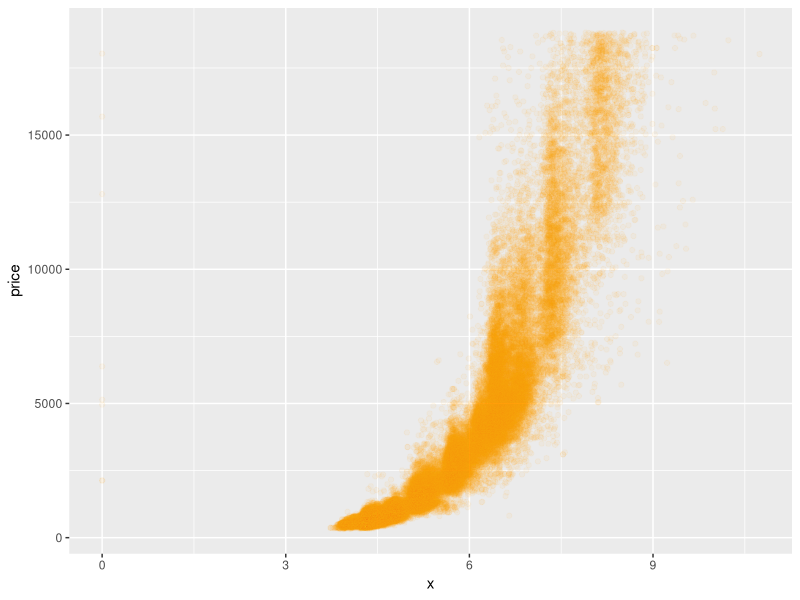
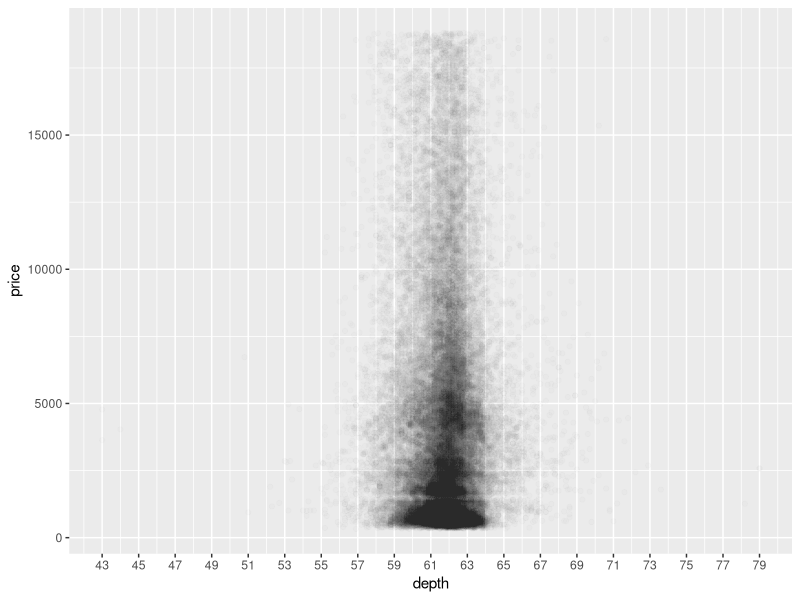

Reproduce these figures in R, in order. (Note: this script raises an error after producing the figures.)
## ---- chunk 1
# In this problem set, you'll continue
# to explore the diamonds data set.

# Your first task is to create a
# scatterplot of price vs x.
# using the ggplot syntax.

library(ggplot2)
data(diamonds)

ggplot(diamonds, aes(x, price)) +
  geom_point(alpha = 0.05, color = 'orange')

ggplot(data = diamonds, aes(x = depth, y = price)) + 
  geom_point(alpha = 0.01) +
  scale_x_continuous(breaks = seq(43,79,2))
## ---- chunk 2
# Create a scatterplot of price vs carat
# and omit the top 1% of price and carat
# values.

q_price = quantile(diamonds$price, probs = 0.99)
q_carat = quantile(diamonds$carat, probs = 0.99)

ggplot(subset(diamonds, price < q_price && carat < q_carat), aes(carat, price)) +
  geom_point(alpha = 0.01)

## ---- chunk 3
diamonds$volume <- diamonds$x * diamonds$y * diamonds$z

ggplot(diamonds, aes(volume, price)) +
    geom_point()

## ---- chunk 4
diamond.valid_volume <- subset(diamonds, diamonds$volume > 0 & diamonds$volume < 800)

cor(diamond.valid_volume$volume, diamond.valid_volume$price)
cor(diamonds$volume, diamonds$price)

ggplot(diamond.valid_volume, aes(volume, price)) + 
  geom_point(alpha = 0.01) +
  stat_smooth(method = 'lm', formula = y~x, size =1)


## ---- chunk 5
# Use the function dplyr package
# to create a new data frame containing
# info on diamonds by clarity.

# Name the data frame diamondsByClarity

# The data frame should contain the following
# variables in this order.

#       (1) mean_price
#       (2) median_price
#       (3) min_price
#       (4) max_price
#       (5) n

# where n is the number of diamonds in each
# level of clarity.

library(dplyr)
diamondsByClarity <- diamonds %>% 
                      group_by(clarity) %>% 
                      summarise(mean_price = mean(price), 
                                median_price = median(price),
                                min_price = min(price),
                                max_price = max(price),
                                n = n())

## ---- chunk 6
# We’ve created summary data frames with the mean price
# by clarity and color. You can run the code in R to
# verify what data is in the variables diamonds_mp_by_clarity
# and diamonds_mp_by_color.

# Your task is to write additional code to create two bar plots
# on one output image using the grid.arrange() function from the package
# gridExtra.

diamonds_by_clarity <- group_by(diamonds, clarity)
diamonds_mp_by_clarity <- summarise(diamonds_by_clarity, mean_price = mean(price))

diamonds_by_color <- group_by(diamonds, color)
diamonds_mp_by_color <- summarise(diamonds_by_color, mean_price = mean(price))

library(gridExtra)
p1 <- ggplot(diamonds_mp_by_clarity, aes(clarity, mean_price)) +
  geom_bar(stat = "identity")

p2 <- ggplot(diamonds_mp_by_color, aes(color, mean_price)) +
  geom_bar(stat = "identity")
grid.arrange(p1, p2, ncol = 2)

